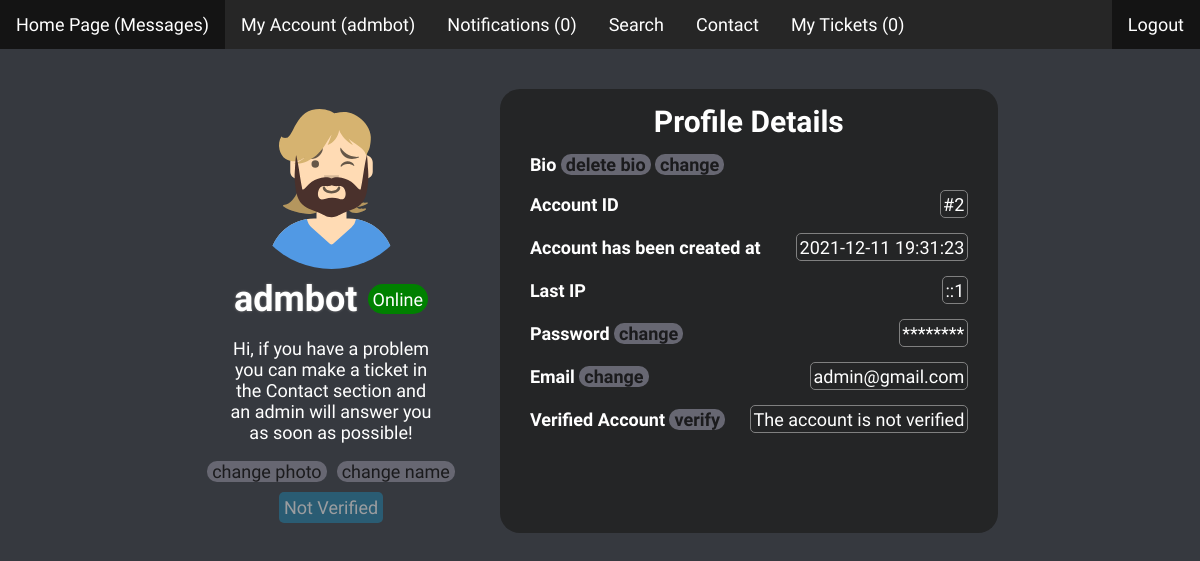
/profile.php?id=2 (signed in), run on the app's committed database.
### tables this page shows
CREATE TABLE `users` (
  `id` int(11) NOT NULL,
  `username` varchar(64) NOT NULL,
  `email` varchar(64) NOT NULL,
  `password` varchar(64) NOT NULL,
  `created_at` timestamp NOT NULL DEFAULT current_timestamp() ON UPDATE current_timestamp(),
  `admin` int(11) NOT NULL,
  `file` longtext NOT NULL,
  `bio` text NOT NULL,
  `founder` int(11) NOT NULL,
  `banned` int(11) NOT NULL,
  `logged` int(11) NOT NULL,
  `ip` varchar(64) NOT NULL,
  `last_ip` varchar(64) NOT NULL,
  `verified` int(10) NOT NULL
);

### profile.php (the view, shortened to what this page needs)
<?php
  require 'config/config.php';
  if (!isset($_SESSION["loggedin"]) || $_SESSION["loggedin"] !== true) {
    header("location: login.php");
    exit;
  } else if (!isset($_GET['id'])) {
    header('Location: index.php');
    exit();
  } else {
    $id = $_GET['id'];
  }
  $queryString = "SELECT * FROM users WHERE id='$id' ORDER BY username DESC LIMIT 1";
  $result = mysqli_query($link, $queryString);
  $row = $result->fetch_assoc();
  $user_id = $row['id'];
  $created_at = $row['created_at'];
  $email = $row['email'];
  $bio = $row['bio'];
  $file = $row['file'];
  $last_ip = $row['last_ip'];
  $logged = $row['logged'];
  $verified = $row['verified'];
?>
<!DOCTYPE html>
<html>
  <head>
    <link rel="stylesheet" href="css/profile.css?v=<?php echo time(); ?>">
  </head>
  <body>
    <?php require_once("header.php"); ?>
    <div class="wrapper">
      <?php
        $bio = wordwrap($bio, 25, "\n", true);
        $bio = nl2br($bio, false);
      ?>
      <div id="user-interface">
        <?php
          echo "
            <div id='img_div'>
              <img id='image-x' src='$file' alt='Profile Phot' onClick='showImg();' />
              <br>
              <div id='nameOnline'>
              <h1>$username</h1>
          ";
              if ($logged == 1) {
                echo "<span id='online'>Online</span>";
              } else if ($logged == 0) {
                echo "<span id='offline'>Offline</span>";
              }
          echo "
              </div>
              <p id='bio'>
          ";
          if ($bio == "") {
            echo '';
          } else {
            echo $bio;
          }
          echo "
            </p>
          ";
          if ($_SESSION['id'] == $user_id) {
            echo " <div id='two-changes'><a href='change-photo.php' id='button-user'><p>change photo</p></a><a href='change-name.php' id='button-user'><p>change name</p></a></div>";
          }
          echo "</div>";
        ?>
        <div id="roles">
          <?php
            if ($verified == 0) {
              echo ' <p id="verified" class="not-verified">Not Verified</p>';
            }
          ?>
        </div>
      </div>
      <div id="user-settings">
        <h2>Profile Details</h2>
        <?php
          if ($_SESSION['id'] == $user_id) {
            echo "
              <div class='title-of-div'>
                <div class='title-text'>
                  Bio
            ";
            if ($bio != "") {
              echo "<a href='delete-bio.php' id='button-user'>delete bio</a>";
            }
            echo "
              <a href='change-bio.php' id='button-user'>change</a>
                </div>
              </div>
            ";
          }
        ?>
        <div class="title-of-div">
          <div class="title-text">Account ID</div>
          <div class="content-text">#<?php echo $user_id; ?></div>
        </div>
        <div class="title-of-div">
          <div class="title-text">Account has been created at</div>
          <div class="content-text">
            <?php
              echo $created_at;
            ?>
          </div>
        </div>
        <?php
          if ($_SESSION['founder'] == 1 || $_SESSION['id'] == $user_id) {
            echo "
              <div class='title-of-div'>
              <div class='title-text'>Last IP</div>
                <div class='content-text'>
                  $last_ip
                </div>
              </div>
            ";
          }
        ?>
        <?php
          if ($_SESSION['id'] == $user_id) {
            echo "
              <div class='title-of-div'>
                <div class='title-text'>
                  Password <a href='reset-password.php' id='button-user'>change</a>
                </div>
                <div class='content-text'>********</div>
              </div>
            ";
          }
        ?>
        <div class="title-of-div">
          <div class="title-text">Email
            <?php
              if ($_SESSION['id'] == $user_id) {
                echo ' <a href="change-email.php" id="button-user">change</a>';
              }
            ?>
          </div>
          <div class="content-text">
            <?php
              echo $email;
            ?>
          </div>
        </div>
        <div class="title-of-div">
          <div class="title-text">
            Verified Account
            <?php
              if ($_SESSION['id'] == $user_id && $verified == 0) {
                echo ' <a href="verify-account.php" id="button-user">verify</a>';
              }
            ?>
          </div>
          <div class="content-text">
            <?php
              if ($verified == 0) {
                echo "The account is not verified";
              } else {
                echo "The account is verified";
              }
            ?>
          </div>
        </div>
      </div>
    </div>
  </body>
</html>

### header.php (shortened to what this page needs)
<?php
  $userid = $_SESSION['id'];
  $username = $_SESSION['username'];
?>
<html>
  <head>
    <link rel="stylesheet" href="css/header.css?v=<?php echo time(); ?>">
  </head>
  <body>
    <?php
      $result = mysqli_query($link, "SELECT COUNT(*) FROM `notifications` WHERE userid=$userid");
      $row = mysqli_fetch_row($result)[0];
      $results = mysqli_query($link, "SELECT COUNT(*) FROM `tickets` WHERE userid=$userid");
      $rows = mysqli_fetch_row($results)[0];
    ?>
    <ul id="desktopul">
      <li><a class="active" href="home.php">Home Page (Messages)</a></li>
      <li><a href="profile.php?id=<?php echo $_SESSION['id']; ?>">My Account (<?php echo $_SESSION['username']?>)</a></li>
      <li><a href="notifications.php?id=<?php echo $_SESSION['id']; ?>">Notifications (<?php echo $row; ?>)</a></li>
      <li><a href="search.php">Search</a></li>
      <li><a href="contact.php">Contact</a></li>
      <li><a href="mytickets.php">My Tickets (<?php echo $rows; ?>)</a></li>
      <li style="float:right"><a class="active" href="logout.php">Logout</a></li>
    </ul>
  </body>
</html>

### css/profile.css (style rules this page uses)
* { font-family: 'Simonetta', sans-serif; }
body { background: #36393f; font-size: 18px; }
#bio { color: white; }
#verified { transition: .3s; padding: 5px; background-color: rgb(31, 128, 167); opacity: 50%; user-select: none; border-radius: 5px; color: white; }
.not-verified { background: maroon; }
.title-text { font-weight: bold; color: white; }
.title-of-div { display: flex; align-items: center; justify-content: space-between; margin: 15px; }
.content-text { color: white; margin-left: 25px; border: 1px solid grey; border-radius: 5px; padding: 2.5px; }
h1 { color: white; text-shadow: 0px 0px 2.5px grey; margin: 0; }
#online, #offline { padding: 5px; border-radius: 25px; color: white; height: 20px; margin-left: 10px; }
#online { background-color: green; }
#img_div:after { content: ""; display: block; clear: both; }
#img_div { text-align: center; }
#image-x { margin: 5px; width: 175px; border-radius: 100px; height: 175px; transition: .4s; }
a { text-decoration: none; color: lightgrey; transition: .2s; }
a#button-user { color: rgb(27, 27, 29); background: rgb(103, 103, 114); border-radius: 10px; padding: 0 5px; }
#nameOnline { display: flex; align-items: center; justify-content: center; }
#user-interface { margin: 20px; }
h2 { margin: 0; color: white; font-size: 30px; text-align: center; }
.wrapper { margin: 20px; display: flex; align-items: top; justify-content: center; }
#roles { text-align: center; display: flex; align-items: center; justify-content: center; }
#user-settings { padding: 15px; background-color: #242526; border-radius: 20px; margin: 20px; }
#roles p { margin: 10px 5px; }
#two-changes { display: flex; align-items: center; justify-content: center; }
#two-changes a { margin: 0 5px; }
#two-changes p { margin: 0; }

### css/header.css (style rules this page uses)
body { margin:0; padding:0; }
#desktopul { list-style-type: none; margin: 0; padding: 0; overflow: hidden; background-color: #262626; }
#desktopul li { float: left; }
#desktopul li a { display: block; color: white; text-align: center; padding: 14px 16px; text-decoration: none; }
#desktopul .active { background-color: #141414; }

### data on the page
users: file (picture), bio "Hi, if you have a problem you can make a ticket in the Contact section and an admin will answer you as soon as possible!", id "2", created_at "2021-12-11 19:31:23", last_ip "::1", email "admin@gmail.com"

### other printed values
$_SESSION['username'] "admbot"
$row "0"
$rows "0"
$username "admbot"
